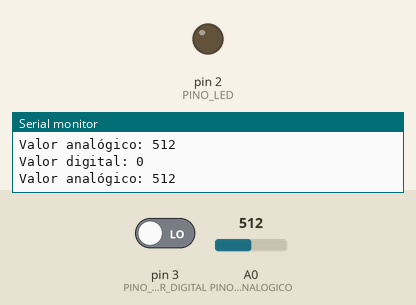
Simulated run of this sketch. Board: Arduino Uno, built with avr-gcc and run on an emulated ATmega328P. On the bench: output pins drawn as LEDs (lit = HIGH), the last lines printed to the serial monitor. The inputs (shaded band) are chosen by the test bench; at power-on: pin 3 (PINO_SENSOR_DIGITAL) LOW, A0 (PINO_SENSOR_ANALOGICO) = 512.

Above: at 1.2 s.
1.3 s: pin 3 (PINO_SENSOR_DIGITAL) driven HIGH
At 2.5 s:
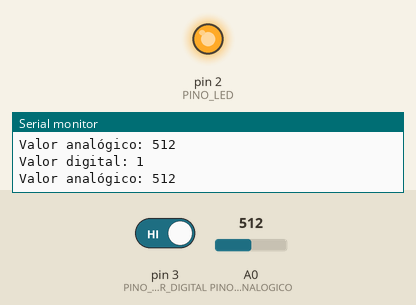
2.8 s: pin 3 (PINO_SENSOR_DIGITAL) driven LOW
At 4.0 s:
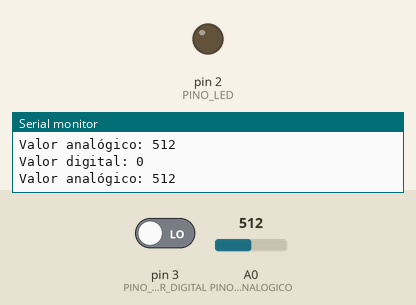
Timing chart, 0 to 5.8 s (numbered marks = the images above; inputs shaded):
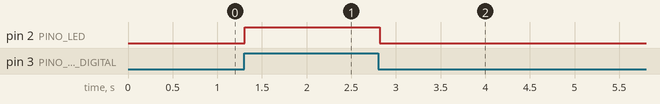

Measured:
- after the input at 1.3 s, pin 2 (PINO_LED): LOW → HIGH at once
- after the input at 2.8 s, pin 2 (PINO_LED): HIGH → LOW at once

The sketch:

sensor_magnetico.ino
```cpp
// (licence header left out)
#define PINO_LED 2
#define PINO_SENSOR_DIGITAL 3
#define PINO_SENSOR_ANALOGICO A0

int valorDigital = 0;
int valorAnalogico = 0;

void setup() {
  pinMode(PINO_LED, OUTPUT);
  pinMode(PINO_SENSOR_DIGITAL, INPUT);

  Serial.begin(9600);
}

void loop() {
  // faz a leitura do valor digital do sensor
  valorDigital = digitalRead(PINO_SENSOR_DIGITAL);
  // imprime o valor digital obtido pelo sensor
  Serial.print("Valor digital: ");
  Serial.println(valorDigital);

  // define o LED de acordo com o valor do sensor
  if (valorDigital == HIGH) {
    digitalWrite(PINO_LED, HIGH);
  } else {
    digitalWrite(PINO_LED, LOW);
  }

  // faz a leitura do valor analógico do sensor
  valorAnalogico = analogRead(PINO_SENSOR_ANALOGICO);
  // imprime o valor analógido obtido pelo sensor
  Serial.print("Valor analógico: ");
  Serial.println(valorAnalogico);

  delay(100);
}
```
